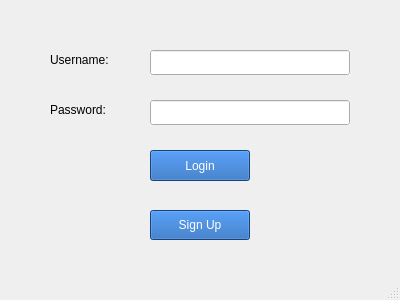
<?xml version="1.0" encoding="UTF-8"?>
<ui version="4.0">
 <class>LoginWindow</class>
 <widget class="QMainWindow" name="LoginWindow">
  <property name="geometry">
   <rect>
    <x>0</x>
    <y>0</y>
    <width>400</width>
    <height>300</height>
   </rect>
  </property>
  <property name="windowTitle">
   <string>Login</string>
  </property>
  <widget class="QWidget" name="centralwidget">
   <widget class="QLabel" name="label_username">
    <property name="geometry">
     <rect>
      <x>50</x>
      <y>50</y>
      <width>100</width>
      <height>20</height>
     </rect>
    </property>
    <property name="text">
     <string>Username:</string>
    </property>
   </widget>
   <widget class="QLineEdit" name="lineEdit_username">
    <property name="geometry">
     <rect>
      <x>150</x>
      <y>50</y>
      <width>200</width>
      <height>25</height>
     </rect>
    </property>
    <property name="autoFillBackground">
     <bool>true</bool>
    </property>
   </widget>
   <widget class="QLabel" name="label_password">
    <property name="geometry">
     <rect>
      <x>50</x>
      <y>100</y>
      <width>100</width>
      <height>20</height>
     </rect>
    </property>
    <property name="text">
     <string>Password:</string>
    </property>
   </widget>
   <widget class="QLineEdit" name="lineEdit_password">
    <property name="geometry">
     <rect>
      <x>150</x>
      <y>100</y>
      <width>200</width>
      <height>25</height>
     </rect>
    </property>
    <property name="autoFillBackground">
     <bool>true</bool>
    </property>
    <property name="echoMode">
     <enum>QLineEdit::Password</enum>
    </property>
   </widget>
   <widget class="QPushButton" name="pushButton_login">
    <property name="geometry">
     <rect>
      <x>150</x>
      <y>150</y>
      <width>100</width>
      <height>31</height>
     </rect>
    </property>
    <property name="styleSheet">
     <string notr="true">color: rgb(255, 255, 255);
	background-color: rgb(26, 95, 180);</string>
    </property>
    <property name="text">
     <string>Login</string>
    </property>
   </widget>
   <widget class="QPushButton" name="pushButton_signup">
    <property name="geometry">
     <rect>
      <x>150</x>
      <y>210</y>
      <width>100</width>
      <height>30</height>
     </rect>
    </property>
    <property name="styleSheet">
     <string notr="true">color: rgb(255, 255, 255);
	background-color: rgb(26, 95, 180);</string>
    </property>
    <property name="text">
     <string>Sign Up</string>
    </property>
   </widget>
  </widget>
  <widget class="QMenuBar" name="menubar">
   <property name="geometry">
    <rect>
     <x>0</x>
     <y>0</y>
     <width>400</width>
     <height>22</height>
    </rect>
   </property>
  </widget>
  <widget class="QStatusBar" name="statusbar"/>
 </widget>
 <layoutdefault spacing="6" margin="11"/>
 <resources/>
 <connections/>
</ui>
